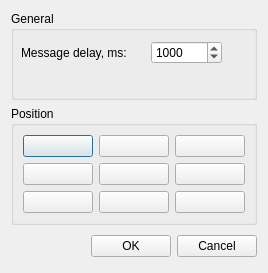
<ui version="4.0" >
 <class>SettingsDialog</class>
 <widget class="QDialog" name="SettingsDialog" >
  <property name="geometry" >
   <rect>
    <x>0</x>
    <y>0</y>
    <width>268</width>
    <height>273</height>
   </rect>
  </property>
  <property name="windowTitle" >
   <string>Status Icon Plugin Settings</string>
  </property>
  <layout class="QVBoxLayout" >
   <item>
    <widget class="QGroupBox" name="groupBox_4" >
     <property name="title" >
      <string>General</string>
     </property>
     <widget class="QLabel" name="label_3" >
      <property name="geometry" >
       <rect>
        <x>10</x>
        <y>30</y>
        <width>141</width>
        <height>23</height>
       </rect>
      </property>
      <property name="text" >
       <string>Message delay, ms:</string>
      </property>
      <property name="alignment" >
       <set>Qt::AlignLeading|Qt::AlignLeft|Qt::AlignVCenter</set>
      </property>
     </widget>
     <widget class="QSpinBox" name="messageDelaySpinBox" >
      <property name="geometry" >
       <rect>
        <x>140</x>
        <y>30</y>
        <width>71</width>
        <height>23</height>
       </rect>
      </property>
      <property name="minimum" >
       <number>100</number>
      </property>
      <property name="maximum" >
       <number>10000</number>
      </property>
      <property name="singleStep" >
       <number>100</number>
      </property>
      <property name="value" >
       <number>1000</number>
      </property>
     </widget>
    </widget>
   </item>
   <item>
    <widget class="QGroupBox" name="groupBox" >
     <property name="title" >
      <string>Position</string>
     </property>
     <layout class="QGridLayout" >
      <item row="0" column="0" >
       <widget class="QPushButton" name="topLeftButton" >
        <property name="text" >
         <string/>
        </property>
        <property name="checkable" >
         <bool>true</bool>
        </property>
        <property name="autoExclusive" >
         <bool>true</bool>
        </property>
       </widget>
      </item>
      <item row="0" column="1" >
       <widget class="QPushButton" name="topButton" >
        <property name="text" >
         <string/>
        </property>
        <property name="checkable" >
         <bool>true</bool>
        </property>
        <property name="autoExclusive" >
         <bool>true</bool>
        </property>
       </widget>
      </item>
      <item row="0" column="2" >
       <widget class="QPushButton" name="topRightButton" >
        <property name="text" >
         <string/>
        </property>
        <property name="checkable" >
         <bool>true</bool>
        </property>
        <property name="autoExclusive" >
         <bool>true</bool>
        </property>
       </widget>
      </item>
      <item row="1" column="0" >
       <widget class="QPushButton" name="leftButton" >
        <property name="text" >
         <string/>
        </property>
        <property name="checkable" >
         <bool>true</bool>
        </property>
        <property name="autoExclusive" >
         <bool>true</bool>
        </property>
       </widget>
      </item>
      <item row="1" column="2" >
       <widget class="QPushButton" name="rightButton" >
        <property name="text" >
         <string/>
        </property>
        <property name="checkable" >
         <bool>true</bool>
        </property>
        <property name="autoExclusive" >
         <bool>true</bool>
        </property>
       </widget>
      </item>
      <item row="2" column="0" >
       <widget class="QPushButton" name="bottomLeftButton" >
        <property name="text" >
         <string/>
        </property>
        <property name="checkable" >
         <bool>true</bool>
        </property>
        <property name="autoExclusive" >
         <bool>true</bool>
        </property>
       </widget>
      </item>
      <item row="2" column="1" >
       <widget class="QPushButton" name="bottomButton" >
        <property name="text" >
         <string/>
        </property>
        <property name="checkable" >
         <bool>true</bool>
        </property>
        <property name="autoExclusive" >
         <bool>true</bool>
        </property>
       </widget>
      </item>
      <item row="2" column="2" >
       <widget class="QPushButton" name="bottomRightButton" >
        <property name="text" >
         <string/>
        </property>
        <property name="checkable" >
         <bool>true</bool>
        </property>
        <property name="autoExclusive" >
         <bool>true</bool>
        </property>
       </widget>
      </item>
      <item row="1" column="1" >
       <widget class="QPushButton" name="centerButton" >
        <property name="text" >
         <string/>
        </property>
        <property name="checkable" >
         <bool>true</bool>
        </property>
        <property name="autoExclusive" >
         <bool>true</bool>
        </property>
       </widget>
      </item>
     </layout>
    </widget>
   </item>
   <item>
    <layout class="QHBoxLayout" >
     <property name="spacing" >
      <number>6</number>
     </property>
     <property name="leftMargin" >
      <number>0</number>
     </property>
     <property name="topMargin" >
      <number>0</number>
     </property>
     <property name="rightMargin" >
      <number>0</number>
     </property>
     <property name="bottomMargin" >
      <number>0</number>
     </property>
     <item>
      <spacer>
       <property name="orientation" >
        <enum>Qt::Horizontal</enum>
       </property>
       <property name="sizeHint" >
        <size>
         <width>131</width>
         <height>31</height>
        </size>
       </property>
      </spacer>
     </item>
     <item>
      <widget class="QPushButton" name="okButton" >
       <property name="text" >
        <string>OK</string>
       </property>
      </widget>
     </item>
     <item>
      <widget class="QPushButton" name="cancelButton" >
       <property name="text" >
        <string>Cancel</string>
       </property>
      </widget>
     </item>
    </layout>
   </item>
  </layout>
 </widget>
 <resources/>
 <connections>
  <connection>
   <sender>cancelButton</sender>
   <signal>clicked()</signal>
   <receiver>SettingsDialog</receiver>
   <slot>reject()</slot>
   <hints>
    <hint type="sourcelabel" >
     <x>336</x>
     <y>210</y>
    </hint>
    <hint type="destinationlabel" >
     <x>179</x>
     <y>224</y>
    </hint>
   </hints>
  </connection>
 </connections>
</ui>
